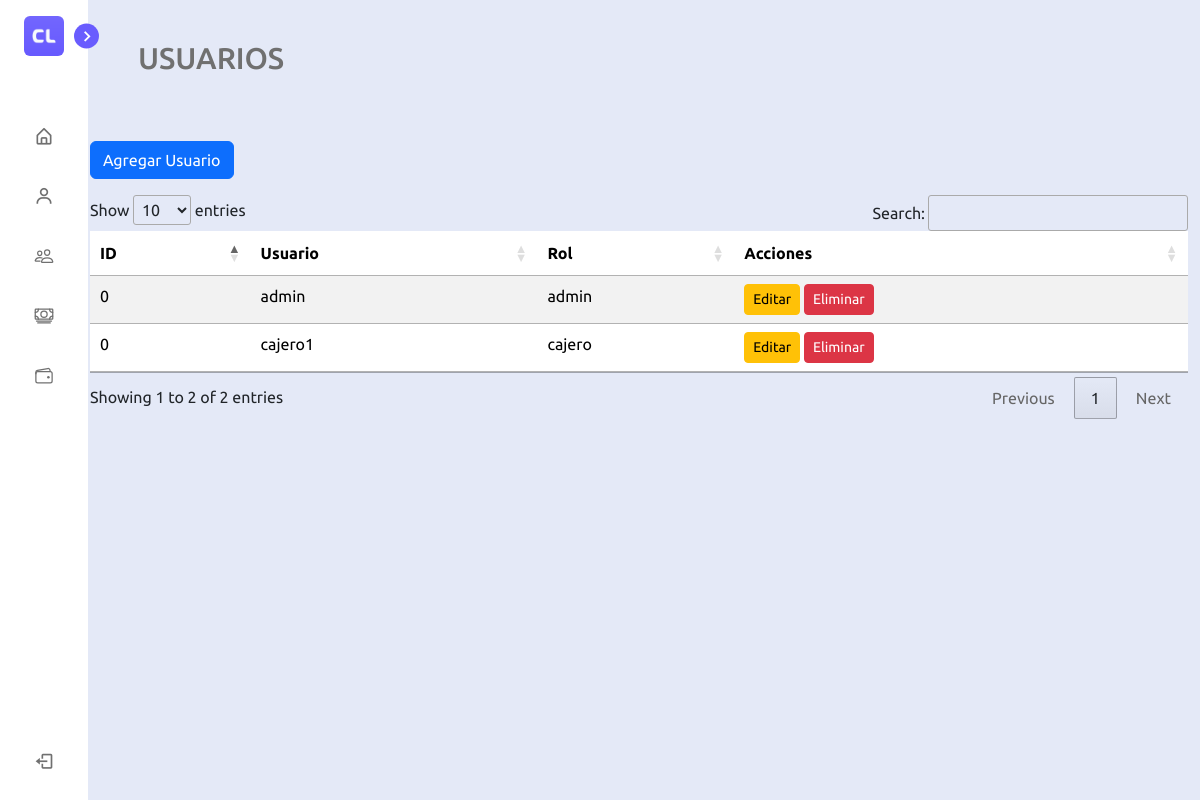
Screenshot of /usuarios.php (signed in) with the database file from the repository.
### tables this page shows
CREATE TABLE `usuarios` (
  `id` int(11) NOT NULL,
  `username` varchar(50) NOT NULL,
  `password` varchar(255) NOT NULL,
  `role` enum('admin','cajero','socio') DEFAULT 'admin'
);

### usuarios.php (the view, shortened to what this page needs)
<!DOCTYPE html>
<html lang="en">
    <link rel="stylesheet" href="css/style.css">
    <link rel="stylesheet" href="assets/css/main.css">
    <link href='https://unpkg.com/boxicons@2.1.1/css/boxicons.min.css' rel='stylesheet'>
    <link rel="stylesheet" href="https://cdn.datatables.net/1.11.5/css/jquery.dataTables.min.css">
    <link href="https://cdn.jsdelivr.net/npm/bootstrap@5.3.3/dist/css/bootstrap.min.css" rel="stylesheet">
</head>
<body>
    <nav class="sidebar close">
        <header>
            <div class="image-text">
                <span class="image">
                    <img src="imgs/logo.png" alt="">
                </span>
            </div>
            <i class='bx bx-chevron-right toggle'></i>
        </header>
        <div class="menu-bar">
            <div class="menu">
                    <li class="nav-link">
                        <a href="dashboard">
                            <i class='bx bx-home-alt icon' ></i>
                        </a>
                    </li>
                    <li class="nav-link">
                        <a href="#">
                            <i class='bx bx-user icon' ></i>
                        </a>
                    </li>
                    <li class="nav-link">
                        <a href="clientes">
                            <i class='bx icon' ><ion-icon name="people-outline"></ion-icon></i>
                        </a>
                    </li>
                    <li class="nav-link">
                        <a href="prestamos">
                            <i class='bx icon'><ion-icon name="cash-outline"></ion-icon></i>
                        </a>
                    </li>
                    <li class="nav-link">
                        <a href="ahorros">
                            <i class='bx icon' ><ion-icon name="wallet-outline"></ion-icon></i>
                        </a>
                    </li>
            </div>
            <div class="bottom-content">
                <li class="">
                    <a href="logout.php">
                        <i class='bx bx-log-out icon' ></i>
                    </a>
                </li>
            </div>
        </div>
    </nav>
    <section class="home">
        <br>
        <div class="text">
            USUARIOS
        </div>
        <br>
        <div class="container mt-4">
            <button class="btn btn-primary mb-3" data-toggle="modal" data-target="#modalCrearUsuario">Agregar Usuario</button>
            <table id="usuariosTable" class="table table-striped">
                <thead>
                    <tr>
                        <th>ID</th>
                        <th>Usuario</th>
                        <th>Rol</th>
                        <th>Acciones</th>
                    </tr>
                </thead>
                <tbody>
                    <?php
                        require 'db.php';
                        $stmt = $conn->query("SELECT * FROM usuarios");
                        $usuarios = $stmt->fetchAll(PDO::FETCH_ASSOC);
                        foreach ($usuarios as $usuario) {
                            echo "<tr>";
                            echo "<td>" . htmlspecialchars($usuario['id']) . "</td>";
                            echo "<td>" . htmlspecialchars($usuario['username']) . "</td>";
                            echo "<td>" . htmlspecialchars($usuario['role']) . "</td>";
                            echo "<td>
                                    <button class='btn btn-warning btn-sm' data-toggle='modal' data-target='#modalEditarUsuario' data-id='" . $usuario['id'] . "'>Editar</button>
                                    <button class='btn btn-danger btn-sm btn-eliminar' data-id='" . $usuario['id'] . "'>Eliminar</button>
                                </td>";
                            echo "</tr>";
                        }
                    ?>
                </tbody>
            </table>
        </div>
    </section>
</body>
</html>

### css/style.css (style rules this page uses)
* { margin: 0; padding: 0; box-sizing: border-box; font-family: 'Poppins', sans-serif; }
:root { --body-color: #E4E9F7; --sidebar-color: #FFF; --primary-color: #695CFE; --primary-color-light: #F6F5FF; --toggle-color: #DDD; --text-color: #707070; --tran-03: all 0.2s ease; --tran-03: all 0.3s ease; --tran-04: all 0.3s ease; --tran-05: all 0.3s ease; }
body { min-height: 100vh; background-color: var(--body-color); transition: var(--tran-05); }
.sidebar { position: fixed; top: 0; left: 0; height: 100%; width: 250px; padding: 10px 14px; background: var(--sidebar-color); transition: var(--tran-05); z-index: 100; }
.sidebar.close { width: 88px; }
.sidebar li { height: 50px; list-style: none; display: flex; align-items: center; margin-top: 10px; }
.sidebar header .image, .sidebar .icon { min-width: 60px; border-radius: 6px; }
.sidebar .icon { min-width: 60px; border-radius: 6px; height: 100%; display: flex; align-items: center; justify-content: center; font-size: 20px; }
.sidebar .text, .sidebar .icon { color: var(--text-color); transition: var(--tran-03); }
.sidebar header { position: relative; }
.sidebar header .image-text { display: flex; align-items: center; }
.sidebar header .image { display: flex; align-items: center; justify-content: center; }
.sidebar header .image img { width: 40px; border-radius: 6px; }
.sidebar header .toggle { position: absolute; top: 50%; right: -25px; transform: translateY(-50%) rotate(180deg); height: 25px; width: 25px; background-color: var(--primary-color); color: var(--sidebar-color); border-radius: 50%; display: flex; align-items: center; justify-content: center; font-size: 22px; cursor: pointer; transition: var(--tran-05); }
.sidebar.close .toggle { transform: translateY(-50%) rotate(0deg); }
.sidebar .menu { margin-top: 40px; }
.sidebar li a { list-style: none; height: 100%; background-color: transparent; display: flex; align-items: center; height: 100%; width: 100%; border-radius: 6px; text-decoration: none; transition: var(--tran-03); }
.sidebar .menu-bar { height: calc(100% - 55px); display: flex; flex-direction: column; justify-content: space-between; overflow-y: scroll; }
.home { position: absolute; top: 0; top: 0; left: 250px; height: 100vh; width: calc(100% - 250px); background-color: var(--body-color); transition: var(--tran-05); }
.home .text { font-size: 30px; font-weight: 500; color: var(--text-color); padding: 12px 60px; }
.sidebar.close ~ .home { left: 78px; height: 100vh; width: calc(100% - 78px); }

### assets/css/main.css (style rules this page uses)
* { font-family: "Ubuntu", sans-serif; margin: 0; padding: 0; box-sizing: border-box; }
:root { --blue: #695CFE; --white: #fff; --gray: #f5f5f5; --black1: #222; --black2: #999; }
body { min-height: 100vh; overflow-x: hidden; }
.container { position: relative; width: 100%; }
.toggle { position: relative; width: 60px; height: 60px; display: flex; justify-content: center; align-items: center; font-size: 2.5rem; cursor: pointer; }

### rows the page displays
usuarios: id "0", username "admin", role "admin"
usuarios: id "0", username "cajero1", role "cajero"
